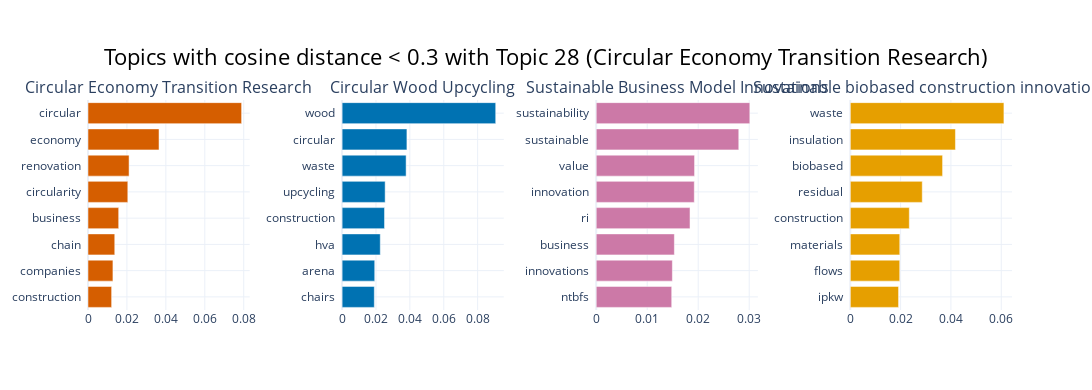

Source (notebook cell):
### Code cell
# show other topics that are closest related
closest_topics = topic_info[topic_info['distance'] < MIN_DISTANCE]['Topic']
title_barchart = f'Topics with cosine distance < {MIN_DISTANCE} with Topic {SELECTED_TOPIC_ID} ({SELECTED_TOPIC_NAME})'
topic_model.visualize_barchart(title=title_barchart, topics=closest_topics, n_words=15, custom_labels=True, width=450, height=300)

### Figure 1 — Plotly figure (JSON) as saved in the notebook; plotly's stock layout.template omitted (floating-point values rounded to 4 significant figures)
{"data": [{"marker": {"color": "#D55E00"}, "orientation": "h", "type": "bar", "x": [0.01214, 0.0128, 0.01375, 0.01576, 0.02045, 0.0211, 0.03648, 0.07891], "xaxis": "x", "y": ["construction  ", "companies  ", "chain  ", "business  ", "circularity  ", "renovation  ", "economy  ", "circular  "], "yaxis": "y"}, {"marker": {"color": "#0072B2"}, "orientation": "h", "type": "bar", "x": [0.01902, 0.01926, 0.02254, 0.02504, 0.02541, 0.03779, 0.03826, 0.09067], "xaxis": "x2", "y": ["chairs  ", "arena  ", "hva  ", "construction  ", "upcycling  ", "waste  ", "circular  ", "wood  "], "yaxis": "y2"}, {"marker": {"color": "#CC79A7"}, "orientation": "h", "type": "bar", "x": [0.01481, 0.01493, 0.01533, 0.0184, 0.01924, 0.01929, 0.02796, 0.03012], "xaxis": "x3", "y": ["ntbfs  ", "innovations  ", "business  ", "ri  ", "innovation  ", "value  ", "sustainable  ", "sustainability  "], "yaxis": "y3"}, {"marker": {"color": "#E69F00"}, "orientation": "h", "type": "bar", "x": [0.01918, 0.01965, 0.01966, 0.02346, 0.0286, 0.03668, 0.04179, 0.06106], "xaxis": "x4", "y": ["ipkw  ", "flows  ", "materials  ", "construction  ", "residual  ", "biobased  ", "insulation  ", "waste  "], "yaxis": "y4"}], "layout": {"annotations": [{"font": {"size": 16}, "showarrow": false, "text": "Circular Economy Transition Research", "x": 0.0875, "xanchor": "center", "xref": "paper", "y": 1, "yanchor": "bottom", "yref": "paper"}, {"font": {"size": 16}, "showarrow": false, "text": "Circular Wood Upcycling", "x": 0.3625, "xanchor": "center", "xref": "paper", "y": 1, "yanchor": "bottom", "yref": "paper"}, {"font": {"size": 16}, "showarrow": false, "text": "Sustainable Business Model Innovations", "x": 0.6375, "xanchor": "center", "xref": "paper", "y": 1, "yanchor": "bottom", "yref": "paper"}, {"font": {"size": 16}, "showarrow": false, "text": "Sustainable biobased construction innovations", "x": 0.9125, "xanchor": "center", "xref": "paper", "y": 1, "yanchor": "bottom", "yref": "paper"}], "height": 390, "hoverlabel": {"bgcolor": "white", "font": {"family": "Rockwell", "size": 16}}, "showlegend": false, "title": {"font": {"color": "Black", "size": 22}, "text": "Topics with cosine distance < 0.3 with Topic 28 (Circular Economy Transition Research)", "x": 0.5, "xanchor": "center", "yanchor": "top"}, "width": 1800, "xaxis": {"anchor": "y", "domain": [0, 0.175], "showgrid": true}, "xaxis2": {"anchor": "y2", "domain": [0.275, 0.45], "showgrid": true}, "xaxis3": {"anchor": "y3", "domain": [0.55, 0.725], "showgrid": true}, "xaxis4": {"anchor": "y4", "domain": [0.825, 1], "showgrid": true}, "yaxis": {"anchor": "x", "domain": [0, 1], "showgrid": true}, "yaxis2": {"anchor": "x2", "domain": [0, 1], "showgrid": true}, "yaxis3": {"anchor": "x3", "domain": [0, 1], "showgrid": true}, "yaxis4": {"anchor": "x4", "domain": [0, 1], "showgrid": true}}}
